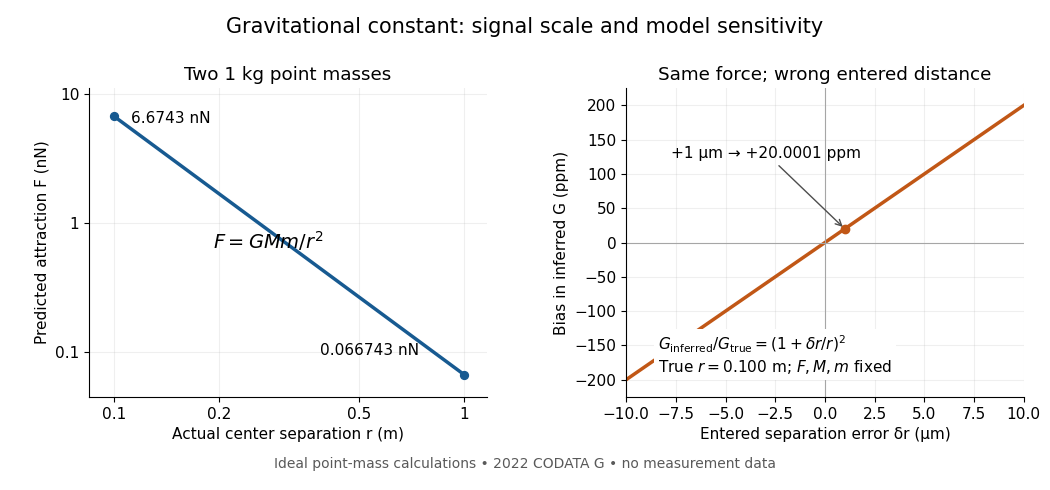

Generate this figure with Python:
"""Original Newtonian model diagram; Python 3.14, matplotlib 3.10.7, numpy 2.3.5.

Run from _media. G is the 2022 CODATA recommended value verified in NIST's
complete listing, https://physics.nist.gov/cuu/Constants/Table/allascii.txt.
The curves are model predictions and inference biases, never experimental data.
"""

from pathlib import Path

import matplotlib.pyplot as plt
import numpy as np


def main():
    plt.rcParams.update({"font.size": 11, "axes.spines.top": False,
                         "axes.spines.right": False, "figure.facecolor": "white"})
    fig, (force_ax, bias_ax) = plt.subplots(1, 2, figsize=(10.5, 4.9))
    fig.subplots_adjust(left=0.085, right=0.975, bottom=0.19, top=0.82, wspace=0.35)
    fig.suptitle("Gravitational constant: signal scale and model sensitivity", y=0.965, fontsize=15)
    gravity_constant = 6.67430e-11
    separation = np.geomspace(0.1, 1.0, 300)
    force_nn = gravity_constant / separation**2 * 1e9
    force_ax.loglog(separation, force_nn, color="#175a91", lw=2.5)
    force_ax.set(title="Two 1 kg point masses", xlabel="Actual center separation r (m)",
                 ylabel="Predicted attraction F (nN)", xlim=(0.085, 1.16), ylim=(0.045, 11))
    force_ax.set_xticks([0.1, 0.2, 0.5, 1.0], labels=["0.1", "0.2", "0.5", "1"])
    force_ax.set_yticks([0.1, 1, 10], labels=["0.1", "1", "10"])
    force_ax.minorticks_off()
    force_ax.grid(alpha=0.2)
    force_ax.scatter([0.1, 1], [6.67430, 0.0667430], color="#175a91", s=32, zorder=4)
    force_ax.annotate("6.6743 nN", (0.1, 6.6743), xytext=(12, -5), textcoords="offset points")
    force_ax.annotate("0.066743 nN", (1, 0.066743), xytext=(-104, 14), textcoords="offset points")
    force_ax.text(0.31, 0.48, r"$F=GMm/r^2$", fontsize=14, transform=force_ax.transAxes)

    separation_error_um = np.linspace(-10, 10, 401)
    true_separation = 0.1
    inferred_ratio = (1 + separation_error_um * 1e-6 / true_separation)**2
    bias_ppm = (inferred_ratio - 1) * 1e6
    bias_ax.plot(separation_error_um, bias_ppm, color="#c15716", lw=2.5)
    bias_ax.axhline(0, color="0.65", lw=0.8)
    bias_ax.axvline(0, color="0.65", lw=0.8)
    bias_ax.scatter([1], [(1.00001**2 - 1) * 1e6], color="#c15716", zorder=4)
    bias_ax.annotate("+1 μm → +20.0001 ppm", (1, 20.0001), xytext=(-125, 51),
                     textcoords="offset points", arrowprops={"arrowstyle": "->", "color": "0.3"})
    bias_ax.set(title="Same force; wrong entered distance", xlabel="Entered separation error δr (μm)",
                ylabel="Bias in inferred G (ppm)", xlim=(-10, 10), ylim=(-225, 225))
    bias_ax.text(0.08, 0.08, r"$G_{\rm inferred}/G_{\rm true}=(1+\delta r/r)^2$" + "\n" + r"True $r=0.100$ m; $F,M,m$ fixed",
                 transform=bias_ax.transAxes, fontsize=11,
                 bbox={"facecolor": "white", "edgecolor": "none", "pad": 3})
    bias_ax.grid(alpha=0.2)
    fig.text(0.5, 0.045, "Ideal point-mass calculations • 2022 CODATA G • no measurement data", ha="center", color="0.35", fontsize=10)
    fig.savefig(Path(__file__).stem + ".png", dpi=100, facecolor="white")
    plt.close(fig)


if __name__ == "__main__":
    main()
